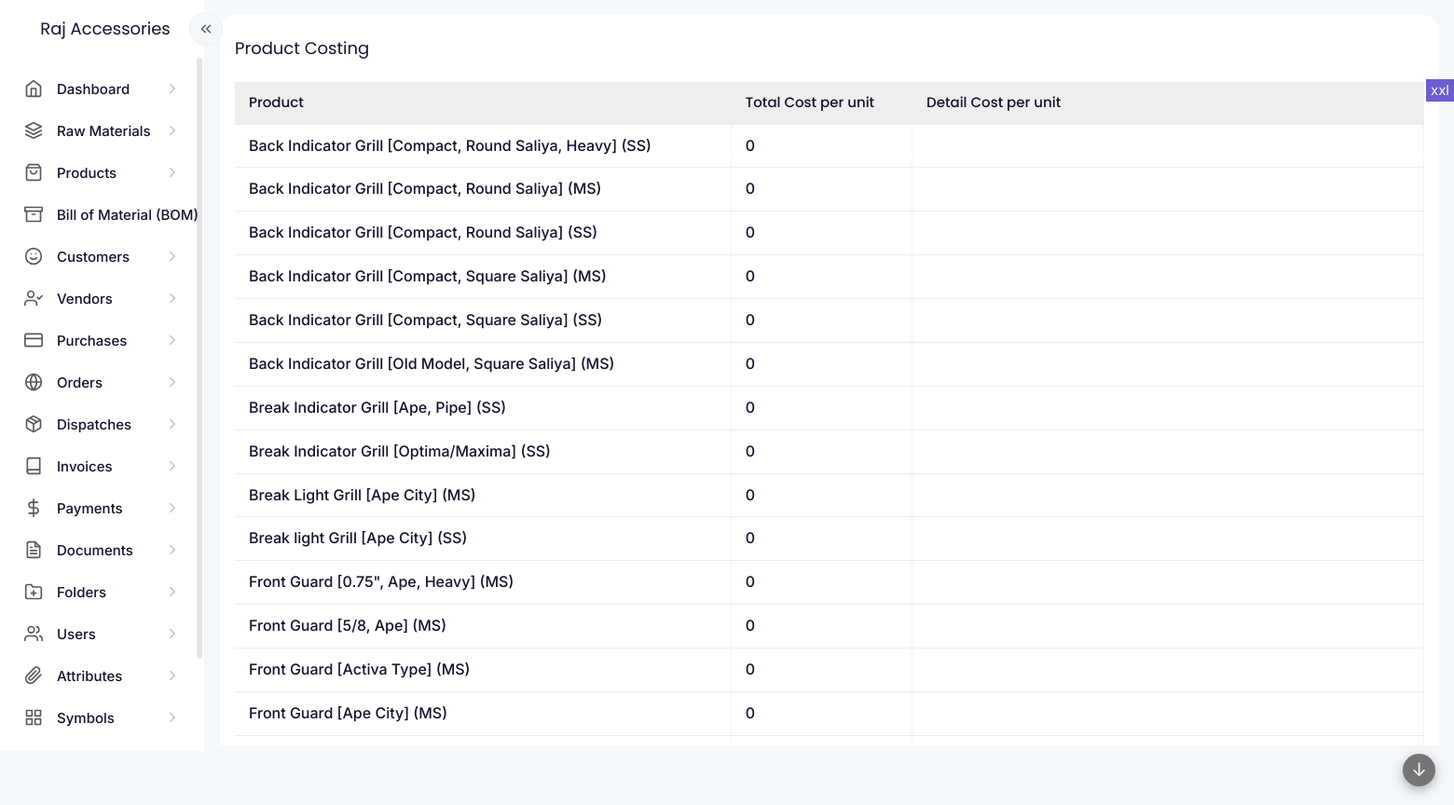
/modules/products/product-costing.php (signed in), run on the app's committed database.
### tables this page shows
CREATE TABLE IF NOT EXISTS `products` (
  `id` int NOT NULL AUTO_INCREMENT,
  `product` varchar(255) NOT NULL,
  `code` varchar(100) NOT NULL,
  `description` text NOT NULL,
  `category` varchar(200) DEFAULT NULL,
  `image` int NOT NULL,
  `quality` varchar(200) DEFAULT NULL,
  `type` varchar(255) DEFAULT NULL,
  `pieces` int DEFAULT NULL,
  `igst` float DEFAULT NULL,
  `cgst` float DEFAULT NULL,
  `sgst` float DEFAULT NULL,
  `markup_percent` decimal(10,2) NOT NULL,
  `auth_user` int NOT NULL,
  `updated` int NOT NULL,
  `created` varchar(35) DEFAULT NULL,
  PRIMARY KEY (`id`)
);

### lib/variables.php (called while the page is built, shortened)
<?php
function bom_cost_type_arr()
{
	$arr = [
		"electricity" => "Electricity cost",
		"labour" => "Labour cost",
		"machining" => "Machining cost",
		"packaging" => "Packaging cost",
		"transport" => "Transport cost",
		"overhead" => "Overhead cost",
		"other" => "Other costs",
	];
	return $arr;
}

### modules/products/product-costing.php (the view, shortened to what this page needs)
<?php
include '../../common/header.php';
?>
<div class="row row-cols-1 row-cols-sm-1 row-cols-md-1 row-cols-lg-1 row-cols-xl-1 row-cols-xxl-1 g-4 py-3 px-2">
  <?php
  $condition = "";
  $tableid = 'product_costing_table';
  $column_titles = ['Product', 'Total Cost per unit', 'Detail Cost per unit'];
  $products_arr = fetch_data(["table" => "products", "columns" => "id, product", "condition" => $condition, "order" => "product ASC", "limit" => ""]);
  $product_ids = [];
  $product_ids[] = 30;
  $costing = get_product_cost($product_ids);
  function table_row($index, $prod, $costing)
  {
    $det = product_cost_details($costing, $prod["id"]);
    $s = '';
    $s .= "<tr data-index='" . $index . "'>";
    $s .= '<td class="title">' . $prod["product"];
    $s .= '</td>';
    $s .=  '<td class="title">' . $det["total"] .  '</td>';
    $s .=  '<td>' . $det["detail"] .  '</td>';
    $s .= '</tr>';
    return $s;
  }
  ?>
  <form class="row g-3 needs-validation" novalidate method="POST" enctype="multipart/form-data">
    <div class='widget-table'>
      <div class='table-responsive'>
        <table class='table' id='<?php echo $tableid; ?>'>
          <thead>
            <tr> <?php
                  foreach ($column_titles as $ctk => $ctv) {
                    echo '<th>' . $ctv . '</th>';
                  }
                  ?>
            </tr>
          </thead>
          <tbody> <?php
                  $index = 0;
                  foreach ($products_arr as $k => $p) {
                    $index++;
                    echo table_row($index, $p, $costing);
                  }
                  ?>
          </tbody>
        </table>
  </form>
</div>
<?php include '../../common/footer.php'; ?>

### assets/css/variables.css (style rules this page uses)
:root { --primary-color: #6c5dd3; --accent1-color: #0a869c; --accent2-color: #cc6a3a; --accent3-color: #468176; --success-color: #0a8f46; --warning-color: #867837; --danger-color: #d35d70; --info-color: #487ab1; --bs-primary-rgb: 108, 93, 211; --bs-accent1-rgb: 10, 134, 156; --bs-accent2-rgb: 204, 106, 58; --bs-accent3-rgb: 70, 129, 118; --bs-success-rgb: 10, 143, 70; --bs-warning-rgb: 134, 120, 55; --bs-danger-rgb: 211, 93, 112; --bs-info-rgb: 72, 122, 177; --primary-color-10: #f0eefb; --bg-color: #f5f8fa; --heading-color: #11142d; --large-heading-color: #292a38; --heading-font: "Poppins", sans-serif; --text-color: #303030; --text-font: "Inter", sans-serif; --br: 16px; --lightgrey-color: #bdbdbd; --form-bg: #f5f6f8; --widget-bg-color: #ffffff; --widget-border-color: transparent; }

### assets/css/layout.css (style rules this page uses)
:root { --side-nav-width: 220px; }

### assets/css/style.css (style rules this page uses)
body { min-height: 100vh; min-height: -webkit-fill-available; }
html { height: -webkit-fill-available; }
body { min-width: 375px; font-family: var(--text-font); font-size: 15px; line-height: 1.618; -webkit-font-smoothing: antialiased; -moz-osx-font-smoothing: grayscale; color: var(--text-color); background-color: var(--bg-color); overflow: hidden; max-width: 100%; width: 100%; }

### assets/css/widget-table.css (style rules this page uses)
.table { color: var(--heading-color); }
table.dataTable thead th, .table th { font-family: var(--heading-font); font-weight: 500 !important; opacity: 1; color: var(--heading-color); font-size: 15px; background-color: #eeeeee; }
.table td, .table th { padding: 10px 15px 10px 15px; vertical-align: middle; border-right: 1px dashed #dddddd; }
.table td { color: var(--text-color); }
.table>:not(:first-child) { border: none; }
.table>:not(caption)>*>* { border-color: #eee; }
.table .title { color: var(--heading-color); font-size: 16px; font-weight: 500; }

### data on the page
products: product "Back Indicator Grill [Compact, Round Saliya, Heavy] (SS)", id "0"
products: product "Back Indicator Grill [Compact, Round Saliya] (MS)", id "0"
products: product "Back Indicator Grill [Compact, Round Saliya] (SS)", id "0"
products: product "Back Indicator Grill [Compact, Square Saliya] (MS)", id "0"
products: product "Back Indicator Grill [Compact, Square Saliya] (SS)", id "0"
products: product "Back Indicator Grill [Old Model, Square Saliya] (MS)", id "0"
products: product "Break Indicator Grill [Ape, Pipe] (SS)", id "0"
products: product "Break Indicator Grill [Optima/Maxima] (SS)", id "0"
products: product "Break Light Grill [Ape City] (MS)", id "0"
products: product "Break light Grill [Ape City] (SS)", id "0"
products: product "Front Guard [0.75\", Ape, Heavy] (MS)", id "0"
products: product "Front Guard [5/8, Ape] (MS)", id "0"
products: product "Front Guard [Activa Type] (MS)", id "0"
products: product "Front Guard [Ape City] (MS)", id "0"

### other printed values
$title "Product Costing"
$ctv "Product"
$ctv "Total Cost per unit"
$ctv "Detail Cost per unit"
